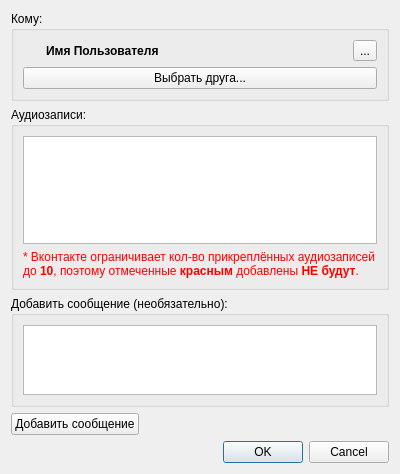
<?xml version="1.0" encoding="UTF-8"?>
<ui version="4.0">
 <class>wndSendVkFirendAudio</class>
 <widget class="QDialog" name="wndSendVkFirendAudio">
  <property name="geometry">
   <rect>
    <x>0</x>
    <y>0</y>
    <width>400</width>
    <height>474</height>
   </rect>
  </property>
  <property name="windowTitle">
   <string>Отправить на стену</string>
  </property>
  <layout class="QVBoxLayout" name="verticalLayout_2">
   <item>
    <widget class="QGroupBox" name="groupUser">
     <property name="title">
      <string>Кому:</string>
     </property>
     <layout class="QVBoxLayout" name="verticalLayout_4">
      <item>
       <widget class="QWidget" name="wdgSelectedFriend" native="true">
        <layout class="QHBoxLayout" name="horizontalLayout_3">
         <property name="spacing">
          <number>3</number>
         </property>
         <property name="margin">
          <number>0</number>
         </property>
         <item>
          <layout class="QHBoxLayout" name="horizontalLayout_2">
           <item>
            <widget class="QLabel" name="label">
             <property name="sizePolicy">
              <sizepolicy hsizetype="Minimum" vsizetype="Preferred">
               <horstretch>0</horstretch>
               <verstretch>0</verstretch>
              </sizepolicy>
             </property>
             <property name="maximumSize">
              <size>
               <width>20</width>
               <height>16777215</height>
              </size>
             </property>
             <property name="text">
              <string/>
             </property>
             <property name="pixmap">
              <pixmap resource="../../res/res.qrc">:/icons/user-green.png</pixmap>
             </property>
             <property name="alignment">
              <set>Qt::AlignCenter</set>
             </property>
            </widget>
           </item>
           <item>
            <widget class="QLabel" name="lblFriend">
             <property name="font">
              <font>
               <weight>75</weight>
               <bold>true</bold>
              </font>
             </property>
             <property name="text">
              <string>Имя Пользователя</string>
             </property>
            </widget>
           </item>
           <item>
            <widget class="QToolButton" name="btnChangeFriend">
             <property name="text">
              <string>...</string>
             </property>
            </widget>
           </item>
          </layout>
         </item>
        </layout>
       </widget>
      </item>
      <item>
       <widget class="QPushButton" name="btnSelectFriend">
        <property name="text">
         <string>Выбрать друга...</string>
        </property>
       </widget>
      </item>
     </layout>
    </widget>
   </item>
   <item>
    <widget class="QGroupBox" name="groupAudio">
     <property name="title">
      <string>Аудиозаписи:</string>
     </property>
     <layout class="QVBoxLayout" name="verticalLayout_3">
      <item>
       <widget class="wdgPlayList" name="lstAudio"/>
      </item>
      <item>
       <widget class="QLabel" name="lblAudioSizeWarning">
        <property name="text">
         <string>&lt;span style='color:red;'&gt;* Вконтакте ограничивает кол-во прикреплённых аудиозаписей до &lt;b&gt;10&lt;/b&gt;, поэтому отмеченные &lt;b&gt;красным&lt;/b&gt; добавлены &lt;b&gt;НЕ будут&lt;/b&gt;.&lt;/span&gt;</string>
        </property>
        <property name="textFormat">
         <enum>Qt::AutoText</enum>
        </property>
        <property name="scaledContents">
         <bool>true</bool>
        </property>
        <property name="wordWrap">
         <bool>true</bool>
        </property>
       </widget>
      </item>
     </layout>
    </widget>
   </item>
   <item>
    <widget class="QGroupBox" name="groupMessage">
     <property name="title">
      <string>Добавить сообщение (необязательно):</string>
     </property>
     <layout class="QVBoxLayout" name="verticalLayout">
      <item>
       <widget class="QPlainTextEdit" name="txtMessage"/>
      </item>
     </layout>
    </widget>
   </item>
   <item>
    <layout class="QHBoxLayout" name="horizontalLayout">
     <item>
      <widget class="QPushButton" name="btnShowMessage">
       <property name="text">
        <string>Добавить сообщение</string>
       </property>
      </widget>
     </item>
     <item>
      <spacer name="horizontalSpacer">
       <property name="orientation">
        <enum>Qt::Horizontal</enum>
       </property>
       <property name="sizeHint" stdset="0">
        <size>
         <width>40</width>
         <height>20</height>
        </size>
       </property>
      </spacer>
     </item>
    </layout>
   </item>
   <item>
    <widget class="QDialogButtonBox" name="buttonBox">
     <property name="standardButtons">
      <set>QDialogButtonBox::Cancel|QDialogButtonBox::Ok</set>
     </property>
    </widget>
   </item>
  </layout>
 </widget>
 <customwidgets>
  <customwidget>
   <class>wdgPlayList</class>
   <extends>QTreeView</extends>
   <header location="global">ui/wdgplaylist.h</header>
  </customwidget>
 </customwidgets>
 <resources>
  <include location="../../res/res.qrc"/>
 </resources>
 <connections/>
</ui>
